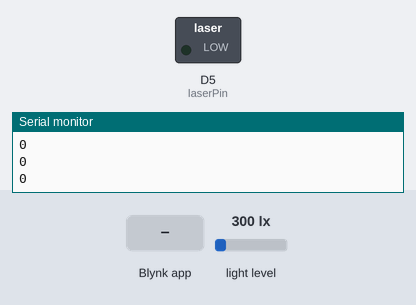
The sketch below on a simulated ESP8266 (NodeMCU). On the bench: switched loads named in the sketch (green lamp = pin HIGH), the last lines printed to the serial monitor. The test bench sets the inputs (shaded band); at power-on: light level 300 lx. WiFi joins after 1.5 s; servers stay silent unless stated.

Above: at 3.0 s.
3.1 s: Blynk app writes 1 to V0
At 3.7 s:
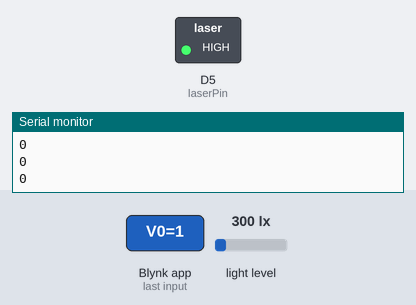
4.6 s: Blynk app writes 0 to V0
At 5.0 s:
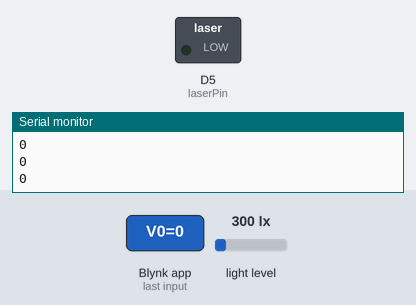
Timing chart, 0 to 7.6 s (numbered marks = the images above; inputs shaded):
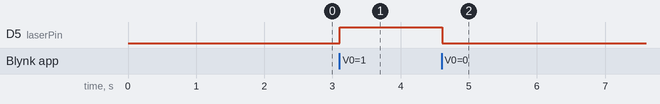

The sketch:

esp8266.ino
```cpp
#define BLYNK_TEMPLATE_ID "TMPLT_M5geTb"
#define BLYNK_DEVICE_NAME "test"
#define BLYNK_AUTH_TOKEN "v-YqxPCpVeOJv9low8SwX19ztuX1K9kt"

// Comment this out to disable prints and save space
#define BLYNK_PRINT Serial

#include <ESP8266WiFi.h>
#include <BlynkSimpleEsp8266.h>
// light
#include <BH1750.h>
#include <Wire.h>

char auth[] = BLYNK_AUTH_TOKEN;
char ssid[] = "1234";
char pass[] = "Silva!081102";

BlynkTimer timer;
// light
BH1750 lightMeter;
float lightIntensity;

// define
int switchInput;

// laser => KY-008
uint8_t laserPin = D5;

void sendSensor()
{
  // read light value
  lightIntensity = lightMeter.readLightLevel();
  Serial.println(lightIntensity);

  // push light value to blynk chart
  Blynk.virtualWrite(V2, lightIntensity);

  // Email
  if (lightIntensity < 300)
  {
    Blynk.logEvent("warning_security_breached", "We have detect unsual behavior around your trip wire!");
  }
};

void laserControl()
{
  digitalWrite(laserPin, (switchInput == 1) ? HIGH : LOW);
}

void buzzer()
{
  if (lightIntensity > 500 && switchInput == 1)
  {
    Serial.println(1);
    delay(100);
  }
  else
  {
    Serial.println(0);
  }
  delay(100);
}

// Blink
BLYNK_WRITE(V0)
{
  switchInput = param.asInt();
  Blynk.virtualWrite(V1, switchInput);
}
void setup()
{
  Serial.begin(9600);
  timer.setInterval(2500L, sendSensor);
  Blynk.begin(auth, ssid, pass);
  Wire.begin();
  lightMeter.begin();
  // laser
  pinMode(laserPin, OUTPUT);
  Serial.println(F("Tripwire Begin!"));
}

void loop()
{
  Blynk.run();
  timer.run();
  laserControl();
  buzzer();
}
```

Measured:
- after the input at 3.1 s, D5 (laserPin): LOW → HIGH at once
- after the input at 4.6 s, D5 (laserPin): HIGH → LOW at once
